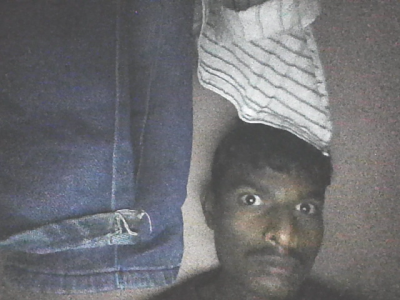
#> input picture dataset/mahidhar/00000.png, 400 x 300 px, given in place of the camera
$ python 1_datasetCreation.py
#> lines starting #> are read from the running program, lines starting #| are printed output that depends on the picture; after the words box and inside, x2 and y2 are one past the last pixel; in counts of white or black regions, pixels touching at a corner belong together
import imutils
import time
import cv2
import csv
import os

cascade = 'haarcascade_frontalface_default.xml'
detector = cv2.CascadeClassifier(cascade)

Name = str(input("Enter your Name : "))
#> the answer given: dataset/mahidhar/00000.png
Roll_Number = int(input("Enter your Roll_Number : "))
#> the answer given: 3
dataset = 'dataset'
sub_data = Name
path = os.path.join(dataset, sub_data)

if not os.path.isdir(path):
    os.mkdir(path)
    print(sub_data)

info = [str(Name), str(Roll_Number)]
with open('student.csv', 'a') as csvFile:
    write = csv.writer(csvFile)
    write.writerow(info)
csvFile.close()

print("Starting video stream...")
cam = cv2.VideoCapture(0)
time.sleep(2.0)
total = 0

while total < 30:
    print(total)
    _, frame = cam.read()
#> frame is the input picture: shape (300, 400, 3); mean B, G, R 115.9, 112.2, 111.7
    img = imutils.resize(frame, width=400)
    rects = detector.detectMultiScale(
        cv2.cvtColor(img, cv2.COLOR_BGR2GRAY), scaleFactor=1.1,
        minNeighbors=5, minSize=(30, 30))
#> rects = [[217, 172, 119, 119]]

    for (x, y, w, h) in rects:
        cv2.rectangle(frame, (x, y), (x + w, y + h), (0, 255, 0), 2)
        p = os.path.sep.join([path, "{}.png".format(
            str(total).zfill(5))])
        cv2.imwrite(p, img)
        total += 1
#> this loop made 1 pass
#> (x, y, w, h, total) on pass 1: (217, 172, 119, 119, 1)
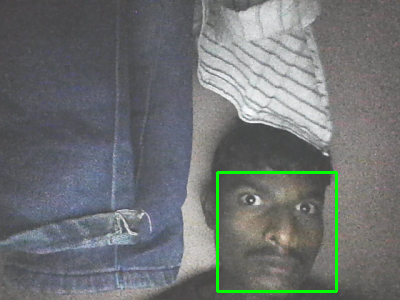
#> frame: shape (300, 400, 3); 1.19% of pixels changed, all inside (x1, y1, x2, y2) = (216, 171, 338, 293)
#> after the loop, total = 1

    cv2.imshow("Frame", frame)
    key = cv2.waitKey(1) & 0xFF
#> (key q is pressed here)
    if key == ord("q"):
        break

cam.release()
cv2.destroyAllWindows()
